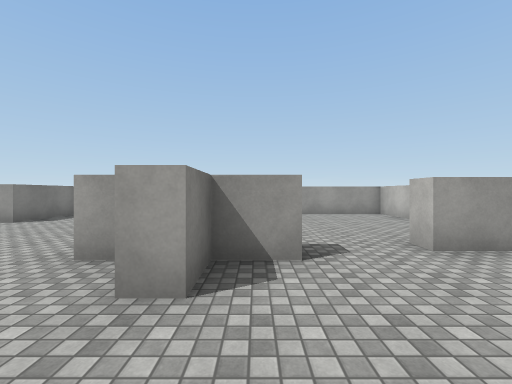
View 1 (above)

24 first-person views from a walk through a scene from a Unity 3-D project. The camera is 1.5 m above the floor, looks level and sees 90° across. The floor is counted in squares, 2 m on a side. Each view is taken from the middle of a square. On the plan, view 1 faces up. The plan holds only what a view shows up to about 9 squares ahead; the rest is blank. The player is left out. Surface patterns are stand-ins for the level's own textures.

View 2
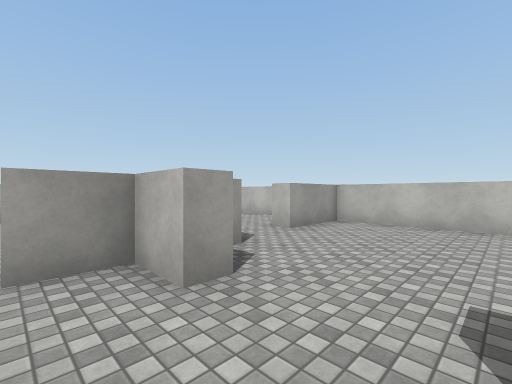

View 3
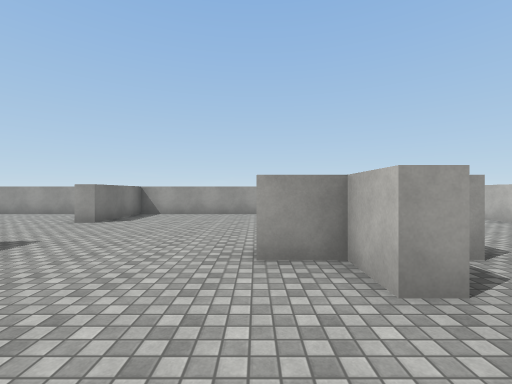

View 4
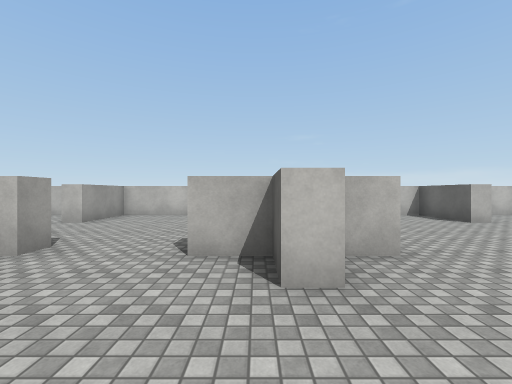

View 5
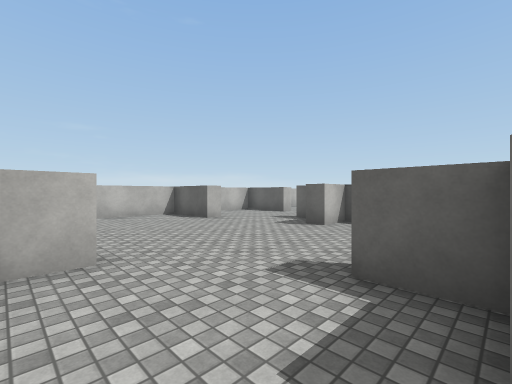

View 6
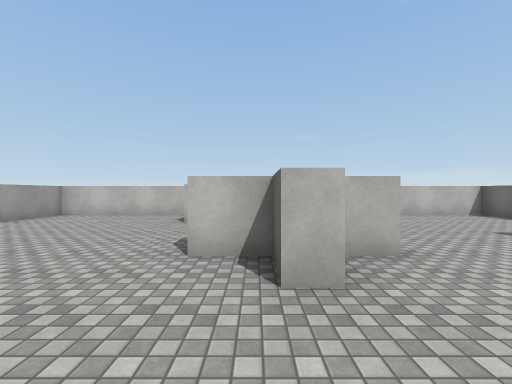

View 7
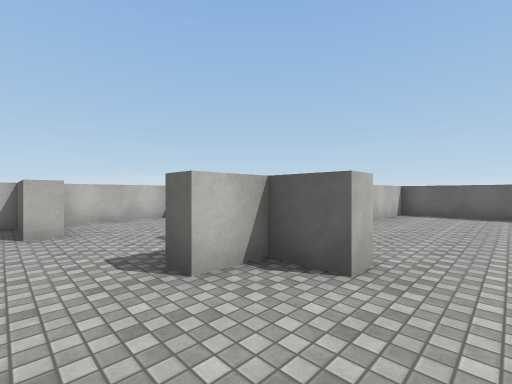

View 8
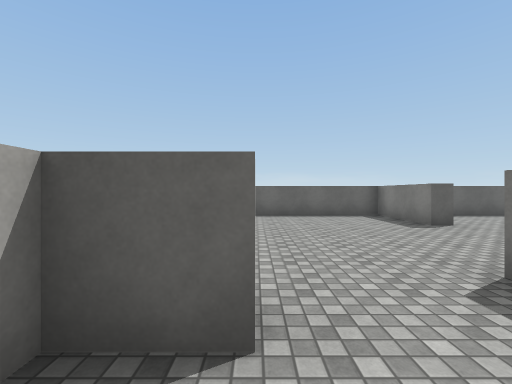

View 9
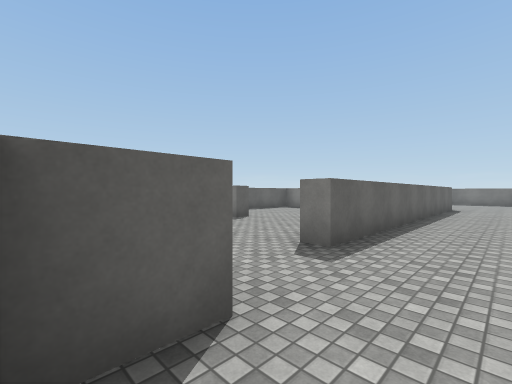

View 10
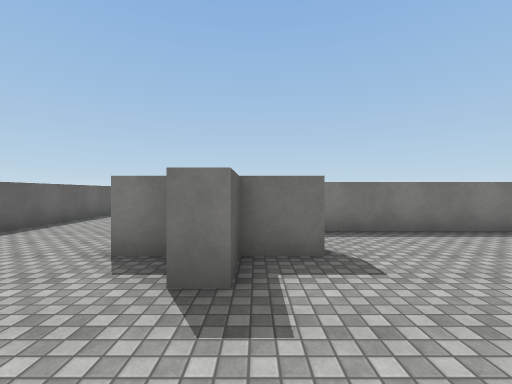

View 11
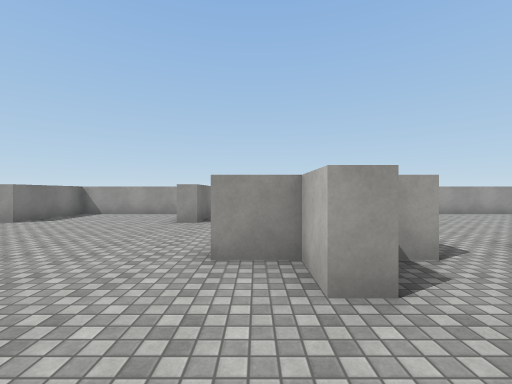

View 12
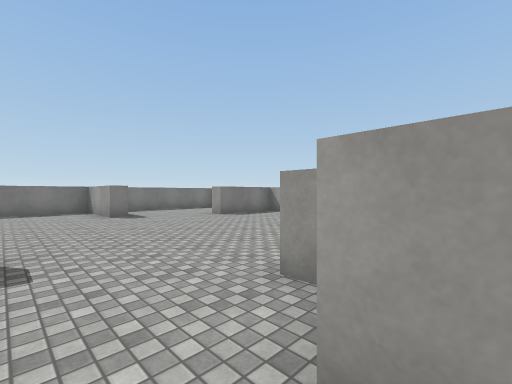

View 13
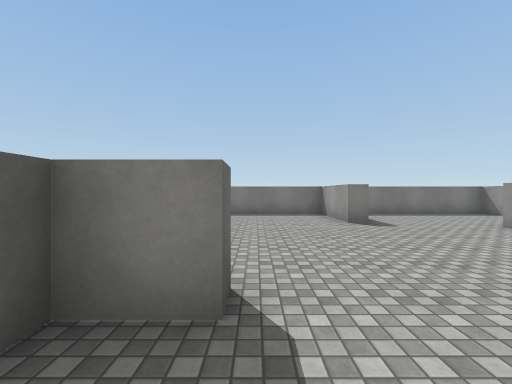

View 14
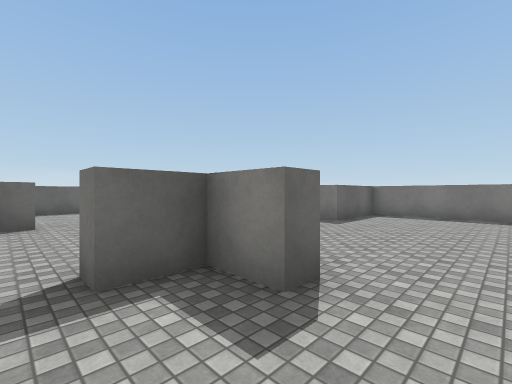

View 15
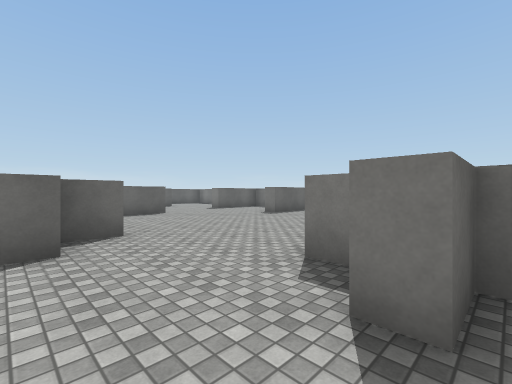

View 16
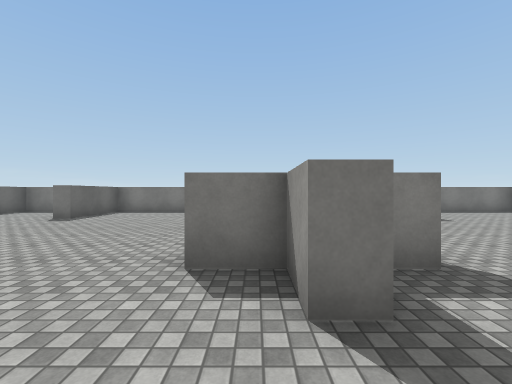

View 17
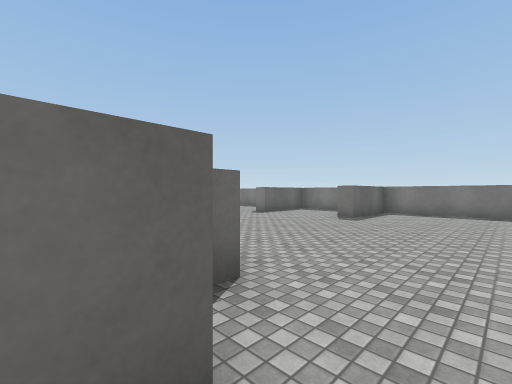

View 18
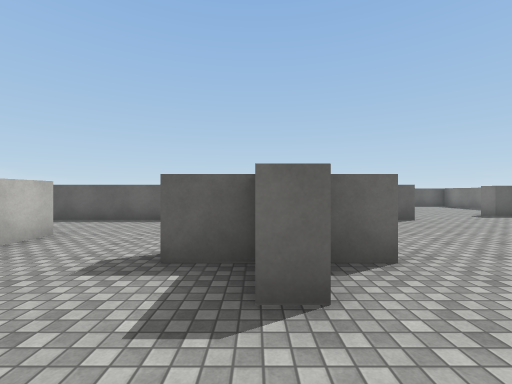

View 19
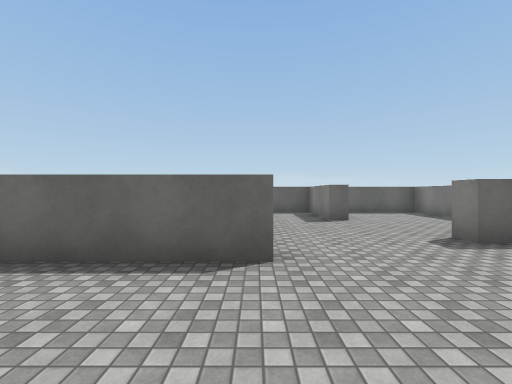

View 20
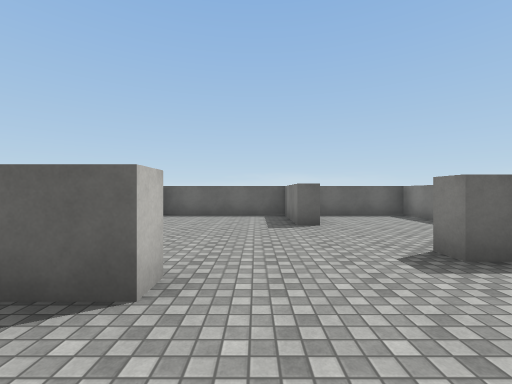

View 21
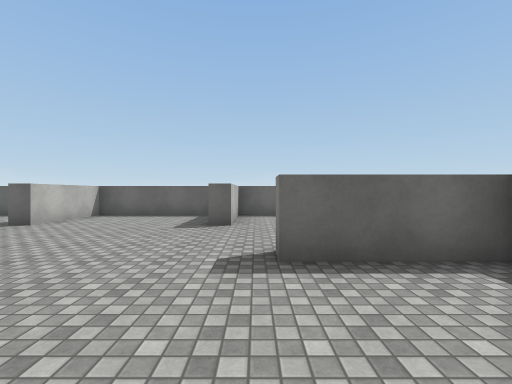

View 22
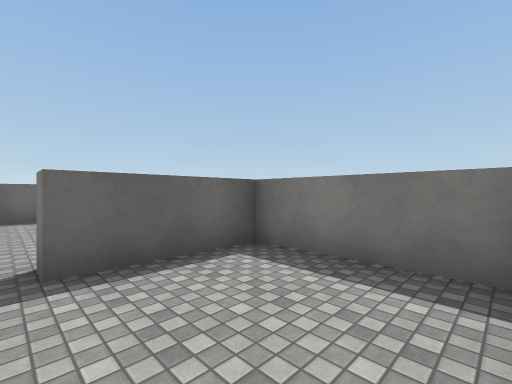

View 23
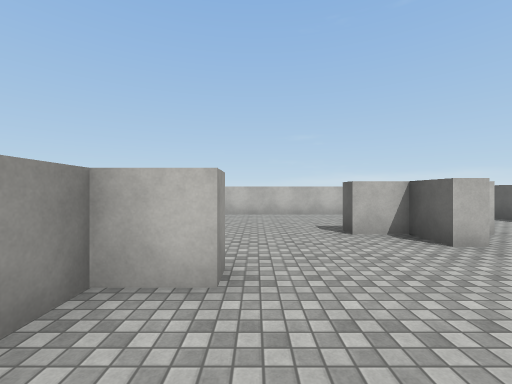

View 24
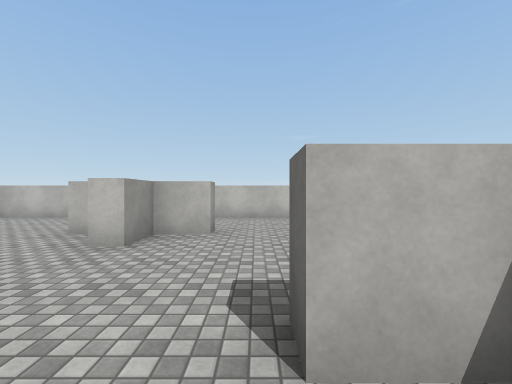

### Floor plan
Key: @ floor where view 1 was taken; # wall or solid block; . floor.
Columns run from 20 left of view 1 to 5 right of it. Each row starts with its distance up from view 1.
  9 ##  ################  ####
  8 #.. #...#.....#....   ...#
  7 #...#...#. ...#....  ....#
  6 #......... ........  ....#
  5 #..................  ....#
  4 ###........#.......  ..###
  3 #.........###. ....##....#
  2 #..........#..# ...#.....#
  1 #.............#  ........#
  0 #......##.....#. ...@....#
 -1 ###....#......#....#   ###
 -2 #    .........#....#  ...#
 -3 #.............#..........#
 -4 #.........#...####.......#
 -5 #........###..# #........#
 -6 ###.......#...#........###
 -7 #........................#
 -8 #..................##....#
 -9 #.....##########...#.. ..#
-10 ###....       .......   ##
-11   ......     ..........
-12  ........   ............
-13  ...#...#   ..#.....#....#
-14 #...#...# ....#.....# ...#
-15 #...#...# ... #.....#  ..#
-16 ######### ### #######  ###

Positions as (right, up) in squares from view 1, and headings:
1: (0, 0), facing up
2: (-2, 0), facing up-right
3: (-2, 0), facing up
4: (-4, -1), facing right
5: (-4, -2), facing down-right
6: (-4, -8), facing right
7: (-3, -6), facing down-right
8: (-2, -7), facing down
9: (-1, -7), facing down-left
10: (-1, -4), facing left
11: (-10, 0), facing up
12: (-9, 1), facing up-left
13: (-11, 1), facing left
14: (-11, 2), facing down-left
15: (-10, 0), facing down-left
16: (-10, -1), facing left
17: (-10, -3), facing down-left
18: (-10, -2), facing down
19: (-14, -6), facing down
20: (-15, -7), facing down
21: (-17, -7), facing down
22: (-17, -7), facing down-left
23: (-15, -2), facing right
24: (-14, 1), facing right
